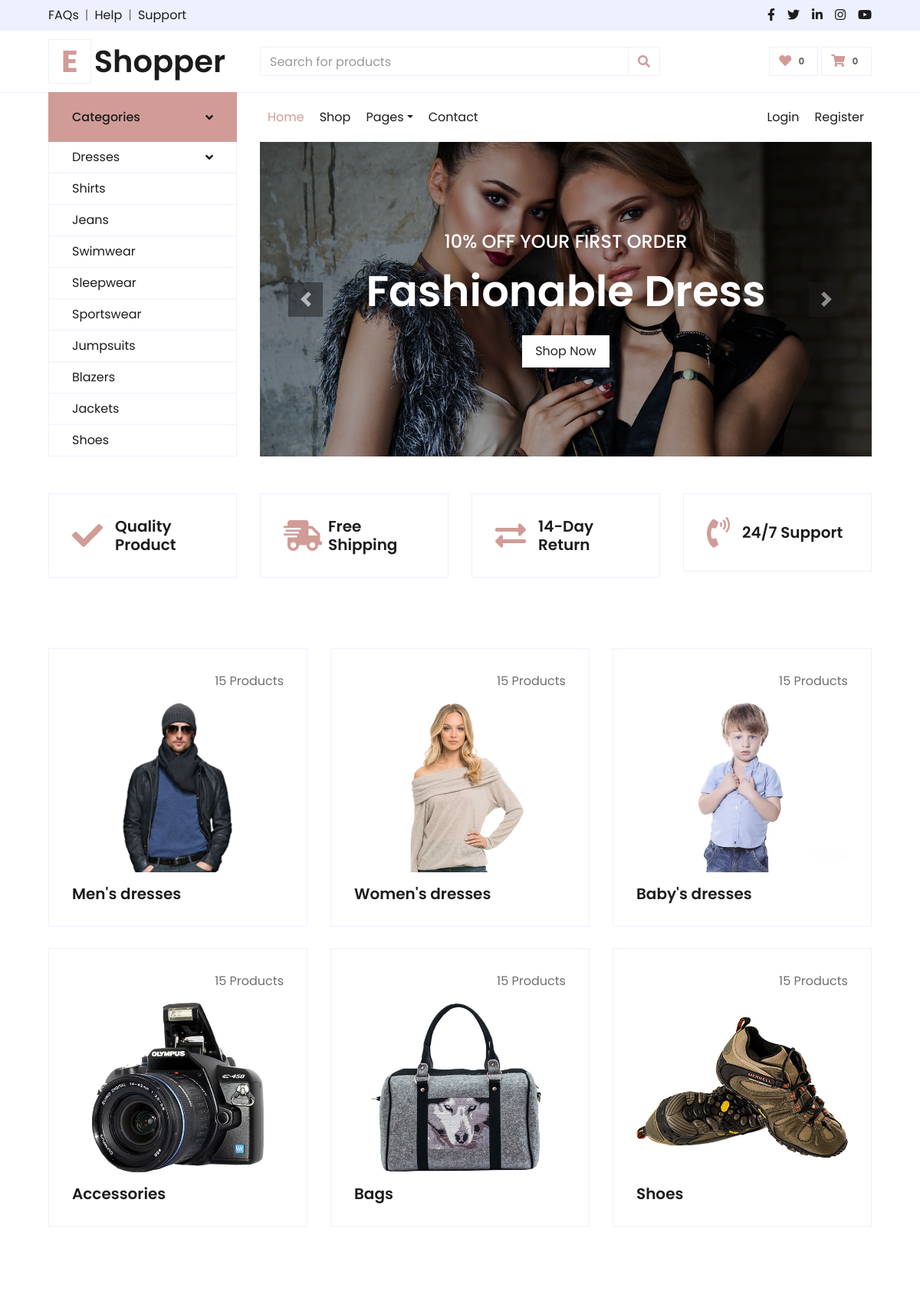
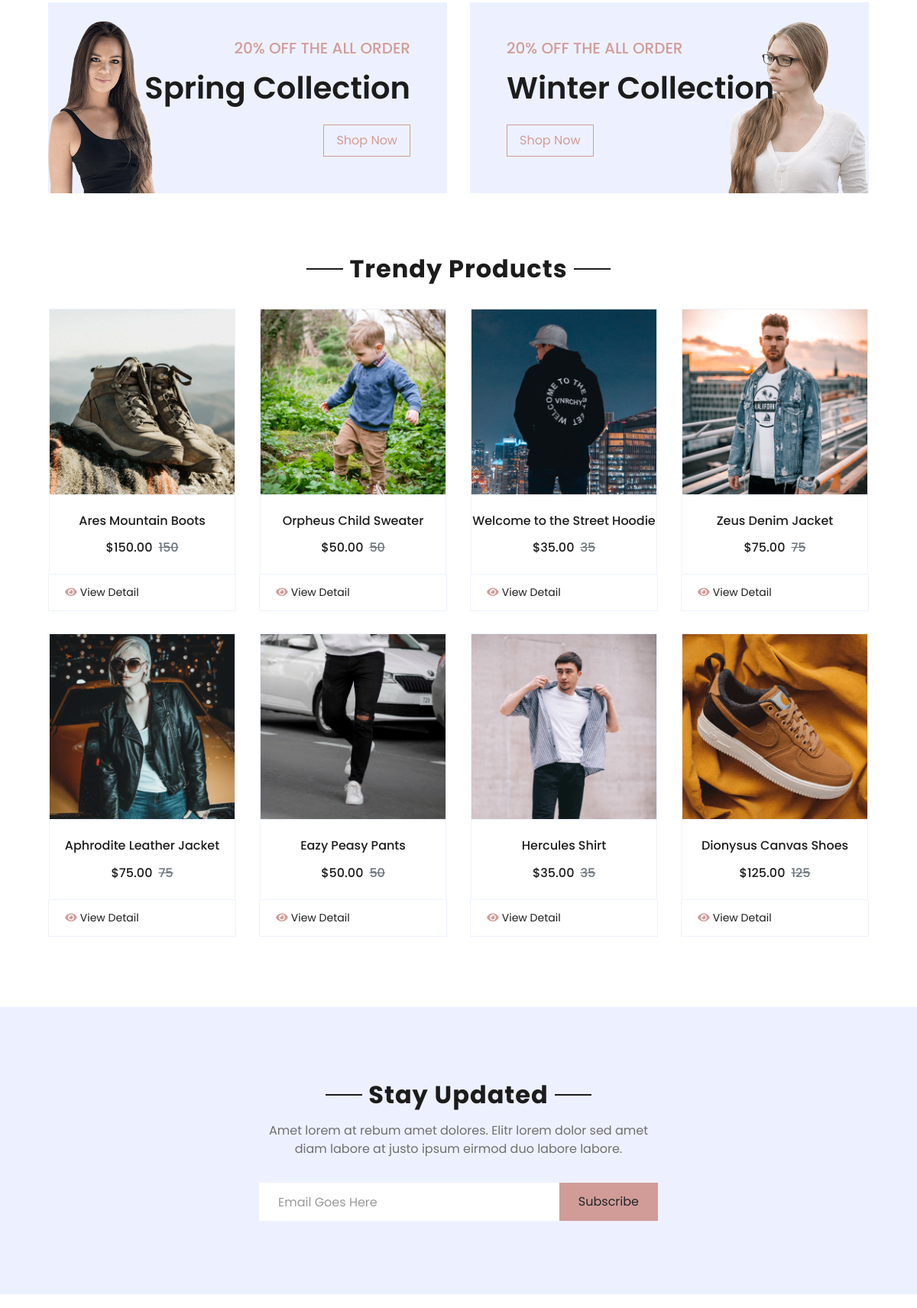
The page / (upper part) on the database its author committed (2 pictures, top to bottom).
### online_shop/models.py (models this page shows, shortened)
class Category(models.Model):
    category = models.CharField(max_length=50)
    show_in_main = models.BooleanField()
    category_image = models.ImageField(upload_to='category_images', blank=True)
    slug = models.SlugField(blank=True)
    class Meta:
        verbose_name_plural = 'Categories'

class Product(models.Model):
    product_code = models.CharField(max_length=10)
    product_name = models.CharField(max_length=50)
    price = models.IntegerField()
    product_desc_short = models.TextField()
    product_desc_long = models.TextField()
    product_information = models.TextField()
    product_photo = models.ImageField(upload_to='product_photo', blank=True)
    categories = models.ManyToManyField(Category)
    trendy = models.BooleanField(default=False)
    new_product = models.BooleanField(default=False)

### online_shop/views.py (the view)
# urls.py: path('', views.IndexView.as_view(), name='index'),
class IndexView(View):
    def get(self, request):
        categories = Category.objects.filter(show_in_main=True)
        trendy_product = Product.objects.filter(trendy=True)[:8]
        new_product= Product.objects.filter(new_product=True)[:8]
        return render(request, 'online_shop/index.html', {
            'categories': categories,
            'trendy_products': trendy_product,
            'new_product': new_product,
        })

### online_shop/context_processors.py (called while the page is built)
def check_user_logged_in(request):
    is_logged_in = request.user.is_authenticated
    return {'user_logged_in': is_logged_in}

### online_shop/templates/online_shop/index.html (shortened to what this page needs)
{% extends 'base.html' %}
{% load static %}
{% block navbar %}
    {% include 'online_shop/navbar_index.html' %}
{% endblock  %}
{% block content %}
    <div class="container-fluid pt-5">
        <div class="row px-xl-5 pb-3">
            <div class="col-lg-3 col-md-6 col-sm-12 pb-1">
                <div class="d-flex align-items-center border mb-4" style="padding: 30px;">
                    <h1 class="fa fa-check text-primary m-0 mr-3"></h1>
                    <h5 class="font-weight-semi-bold m-0">Quality Product</h5>
                </div>
            </div>
            <div class="col-lg-3 col-md-6 col-sm-12 pb-1">
                <div class="d-flex align-items-center border mb-4" style="padding: 30px;">
                    <h1 class="fa fa-shipping-fast text-primary m-0 mr-2"></h1>
                    <h5 class="font-weight-semi-bold m-0">Free Shipping</h5>
                </div>
            </div>
            <div class="col-lg-3 col-md-6 col-sm-12 pb-1">
                <div class="d-flex align-items-center border mb-4" style="padding: 30px;">
                    <h1 class="fas fa-exchange-alt text-primary m-0 mr-3"></h1>
                    <h5 class="font-weight-semi-bold m-0">14-Day Return</h5>
                </div>
            </div>
            <div class="col-lg-3 col-md-6 col-sm-12 pb-1">
                <div class="d-flex align-items-center border mb-4" style="padding: 30px;">
                    <h1 class="fa fa-phone-volume text-primary m-0 mr-3"></h1>
                    <h5 class="font-weight-semi-bold m-0">24/7 Support</h5>
                </div>
            </div>
        </div>
    </div>
    <div class="container-fluid pt-5">
        <div class="row px-xl-5 pb-3">
            {% for category in categories %}
                {% include 'online_shop/category_card.html' %}
            {% endfor %}
        </div>
    </div>
    <div class="container-fluid offer pt-5">
        <div class="row px-xl-5">
            <div class="col-md-6 pb-4">
                <div class="position-relative bg-secondary text-center text-md-right text-white mb-2 py-5 px-5">
                    <img src="{% static 'img/offer-1.png' %}" alt="">
                    <div class="position-relative" style="z-index: 1;">
                        <h5 class="text-uppercase text-primary mb-3">20% off the all order</h5>
                        <h1 class="mb-4 font-weight-semi-bold">Spring Collection</h1>
                        <a href="{% url 'category-product' 'spring' %}" class="btn btn-outline-primary py-md-2 px-md-3">Shop Now</a>
                    </div>
                </div>
            </div>
            <div class="col-md-6 pb-4">
                <div class="position-relative bg-secondary text-center text-md-left text-white mb-2 py-5 px-5">
                    <img src="{% static 'img/offer-2.png' %}" alt="">
                    <div class="position-relative" style="z-index: 1;">
                        <h5 class="text-uppercase text-primary mb-3">20% off the all order</h5>
                        <h1 class="mb-4 font-weight-semi-bold">Winter Collection</h1>
                        <a href="{% url 'category-product' 'winter' %}" class="btn btn-outline-primary py-md-2 px-md-3">Shop Now</a>
                    </div>
                </div>
            </div>
        </div>
    </div>
    <div class="container-fluid pt-5">
        <div class="text-center mb-4">
            <h2 class="section-title px-5"><span class="px-2">Trendy Products</span></h2>
        </div>
        <div class="row px-xl-5 pb-3">
            {% for product in trendy_products %}
                <div class="col-lg-3 col-md-6 col-sm-12 pb-1">
                    {% include 'online_shop/product_card.html' %}
                </div>
            {% endfor %}
        </div>
    </div>
    <div class="container-fluid bg-secondary my-5">
        <div class="row justify-content-md-center py-5 px-xl-5">
            <div class="col-md-6 col-12 py-5">
                <div class="text-center mb-2 pb-2">
                    <h2 class="section-title px-5 mb-3"><span class="bg-secondary px-2">Stay Updated</span></h2>
                    <p>Amet lorem at rebum amet dolores. Elitr lorem dolor sed amet diam labore at justo ipsum eirmod duo labore labore.</p>
                </div>
                <form action="">
                    <div class="input-group">
                        <input type="text" class="form-control border-white p-4" placeholder="Email Goes Here">
                        <div class="input-group-append">
                            <button class="btn btn-primary px-4">Subscribe</button>
                        </div>
                    </div>
                </form>
            </div>
        </div>
    </div>
{% endblock content %}

### online_shop/templates/online_shop/category_card.html
{% load static %}
<div class="col-lg-4 col-md-6 pb-1">
    <div class="cat-item d-flex flex-column border mb-4" style="padding: 30px;">
        <p class="text-right">15 Products</p>
        <a href="{% url 'category-product' category.slug %}" class="cat-img position-relative overflow-hidden mb-3">
            <img class="img-fluid" src="{{category.category_image.url}}" alt="">
        </a>
        <h5 class="font-weight-semi-bold m-0">{{category.category}}</h5>
    </div>
</div>

### online_shop/templates/online_shop/product_card.html (shortened to what this page needs)
{% load static %}
<div class="card product-item border-0 mb-4">
    <a href="{% url 'product-detail' product.id %}" class="btn btn-sm text-dark p-0">
        <div class="card-header product-img position-relative overflow-hidden bg-transparent border p-0">
            <img class="img-fluid w-100" src="{{product.product_photo.url}}" alt="{{product.product_name}}">
        </div>
        <div class="card-body border-left border-right text-center p-0 pt-4 pb-3">
            <h6 class="text-truncate mb-3">{{product.product_name}}</h6>
            <div class="d-flex justify-content-center">
                <h6>${{product.price}}.00</h6><h6 class="text-muted ml-2"><del>{{product.price}}</del></h6>
            </div>
        </div>
    </a>
    <div class="card-footer d-flex justify-content-between bg-light border">
        <a href="{% url 'product-detail' product.id %}" class="btn btn-sm text-dark p-0"><i class="fas fa-eye text-primary mr-1"></i>View Detail</a>
    </div>
</div>

### rows shown on the page
Category: category_image (picture), category "Men's dresses"
Category: category_image (picture), category "Women's dresses"
Category: category_image (picture), category "Baby's dresses"
Category: category_image (picture), category "Accessories"
Category: category_image (picture), category "Bags"
Category: category_image (picture), category "Shoes"
Product: product_photo (picture), product_name "Ares Mountain Boots", price "150"
Product: product_photo (picture), product_name "Orpheus Child Sweater", price "50"
Product: product_photo (picture), product_name "Welcome to the Street Hoodie", price "35"
Product: product_photo (picture), product_name "Zeus Denim Jacket", price "75"
Product: product_photo (picture), product_name "Aphrodite Leather Jacket", price "75"
Product: product_photo (picture), product_name "Eazy Peasy Pants", price "50"
Product: product_photo (picture), product_name "Hercules Shirt", price "35"
Product: product_photo (picture), product_name "Dionysus Canvas Shoes", price "125"
